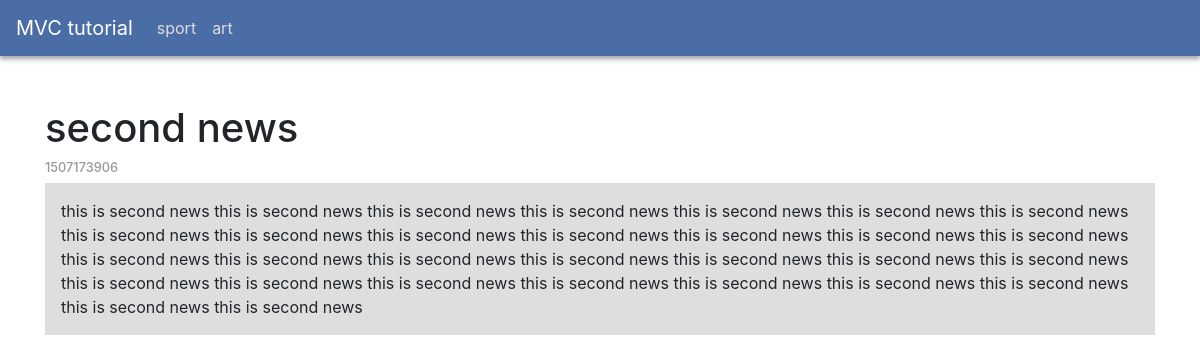
/home/show/2, run on an earlier commit of the app's database.
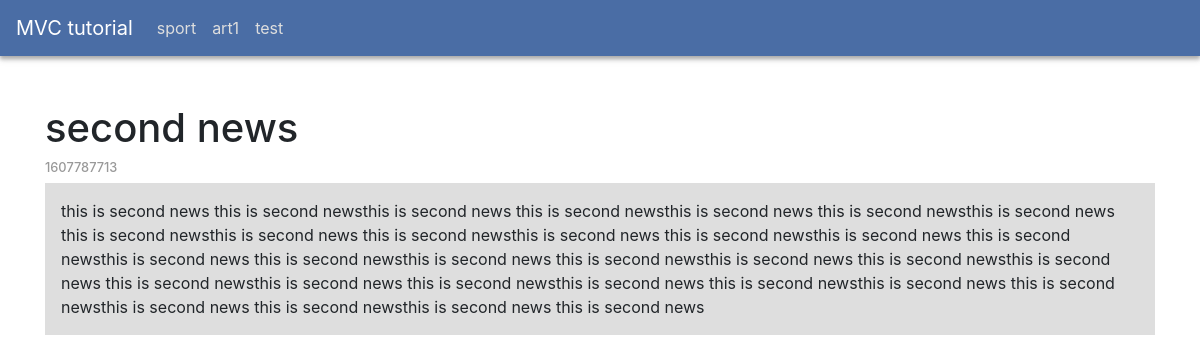
And on a later commit of the database.
### tables this page shows
CREATE TABLE `categories` (
  `id` int(11) NOT NULL,
  `name` varchar(255) NOT NULL
);

CREATE TABLE `articles` (
  `id` int(11) NOT NULL,
  `title` varchar(255) NOT NULL,
  `summary` varchar(255) NOT NULL,
  `body` text NOT NULL,
  `cat_id` int(11) NOT NULL,
  `created_at` bigint(20) NOT NULL
);

### application/controllers/Home.php (called while the page is built, shortened)
<?php
class Home extends Controller{
    public function show($id)
    {
        $categoryObj = new Category();
        $articleObj = new Article();
        $article = $articleObj->getArticleDetails($id);
        $categories = $categoryObj->all();
        $this->view("template.detail",compact("article","categories"));
    }
}
?>

### index.php (called while the page is built, shortened)
<?php
require_once(ROOT."system/bootstrap/Autoload.php");
$url =(isset($_GET['url']))?trim($_GET['url'],"/"):"home/index";
$router = new myRouter();
$router->routeMe($url);
?>

### system/bootstrap/Autoload.php (called while the page is built, shortened)
<?php
class Autoload{
    public function load()
    {
        spl_autoload_register(function($class){
            $class = str_replace("\\","/",$class);
        });
    }
}
?>

### application/models/Category.php (called while the page is built, shortened)
<?php
class Category extends Model{
    public function all()
    {
        $sql = "SELECT * FROM `categories`;";
        $result = $this->select($sql)->fetchAll();
        return $result;
    }
}
?>

### application/models/Model.php (called while the page is built, shortened)
<?php
class Model{
    protected $connection;
    public function __construct()
    {
        if(!isset($this->connection)){
            try{
                $this->connection = new PDO("mysql:host=".HOST.";dbname=".DBNANE.";", USERNAME, PASSWORD);
            }catch(PDOException $e){
                echo "Error in connect to database. reason : ".$e->getMessage();
                die;
            }
        }
    }
    protected function select($sql,$params = NULL)
    {
        if($params === NULL){
            return $this->connection->query($sql);
        }else{
            $stmt = $this->connection->prepare($sql);
            foreach($params as $key=>$val){
                $stmt->bindValue($key,$val);
            }
            $stmt->execute();
            return $stmt;
        }
    }
    private function closeConnection(){
        $this->connection = NULL;
    }
}
?>

### application/models/Article.php (called while the page is built, shortened)
<?php
class Article extends Model{
    public function getArticleDetails($id)
    {
        $sql = "SELECT * FROM `articles` WHERE id=:id;";
        $params = array(":id"=>$id);
        $result = $this->select($sql,$params)->fetch();
        return $result;
    }
}
?>

### application/views/template/detail.php (the view, shortened to what this page needs)
<?php
    $this->include("template.layout.header",compact("categories"));
    ?>
    <section class="container my-5">
        <section class="row">
            <section class="col-md-12">
                <h1><?=$article["title"]?></h1>
                <h5 class="d-flex justify-content-between align-items-center">
                    <span class="date-time"><?=$article['created_at']?></span>
                </h5>
                <article class="bg-article p-3"><?=$article['body']?></article>
            </section>
        </section>
    </section>

### application/views/template/layout/header.php (shortened to what this page needs)
<!DOCTYPE html>
<html lang="en">
<head>
    <link rel="stylesheet" href="<?php echo BASE_URL.'public/css/bootstrap.min.css' ?>" media="all" type="text/css">
    <link rel="stylesheet" href="<?php echo BASE_URL.'public/css/style.css'?>" media="all" type="text/css">
</head>
<body>
<section id="app">
    <nav class="navbar navbar-expand-lg navbar-dark  bg-blue">
        <a class="navbar-brand" href="<?php echo BASE_URL ?>">MVC tutorial</a>
        <div class="collapse navbar-collapse" id="navbarSupportedContent">
            <ul class="navbar-nav mr-auto">
                <?php
                foreach($categories as $menuCategory){
                ?>
                <li class="nav-item">
                    <a class="nav-link" href="<?php echo BASE_URL."home/category/".$menuCategory['id'] ?>"><?=$menuCategory['name']?></a>
                </li>
                <?php
                }
                ?>
            </ul>
        </div>
    </nav>

What changed in the data, as far as the page shows it:
changed categories: name "art" → "art1"
added categories: name "test"
changed articles "second news": created_at "1507173906" → "1607787713"; body "…news this is second news this is second news this is second news this is second news this is second news this is second news this is second news this is second news this is second news this is second news this is second news this is second news this is second news this is second news this is second news this is second news this is second news this is second news this is second news this is second news this is second news this is second news this is second news this is second news this is second news this is second news this is second news this is second news this…" → "…news this is second newsthis is second news this is second newsthis is second news this is second newsthis is second news this is second newsthis is second news this is second newsthis is second news this is second newsthis is second news this is second newsthis is second news this is second newsthis is second news this is second newsthis is second news this is second newsthis is second news this is second newsthis is second news this is second newsthis is second news this is second newsthis is second news this is second newsthis is second news this is second newsthis is second news this…"
